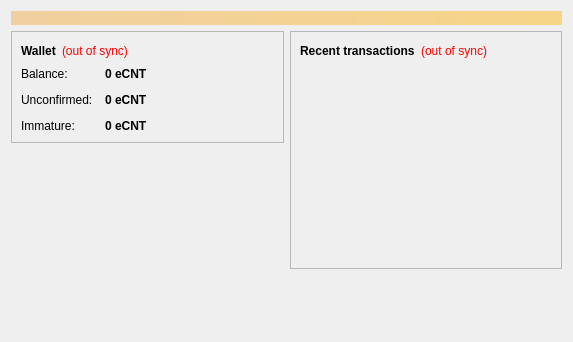
<?xml version="1.0" encoding="UTF-8"?>
<ui version="4.0">
 <class>OverviewPage</class>
 <widget class="QWidget" name="OverviewPage">
  <property name="geometry">
   <rect>
    <x>0</x>
    <y>0</y>
    <width>573</width>
    <height>342</height>
   </rect>
  </property>
  <property name="windowTitle">
   <string>Form</string>
  </property>
  <layout class="QVBoxLayout" name="topLayout">
   <item>
    <widget class="QLabel" name="labelAlerts">
     <property name="visible">
      <bool>false</bool>
     </property>
     <property name="styleSheet">
      <string notr="true">background-color: qlineargradient(x1: 0, y1: 0, x2: 1, y2: 0, stop:0 #F0D0A0, stop:1 #F8D488); color:#000000;</string>
     </property>
     <property name="wordWrap">
      <bool>true</bool>
     </property>
     <property name="margin">
      <number>3</number>
     </property>
    </widget>
   </item>
   <item>
    <layout class="QHBoxLayout" name="horizontalLayout" stretch="1,1">
     <item>
      <layout class="QVBoxLayout" name="verticalLayout_2">
       <item>
        <widget class="QFrame" name="frame">
         <property name="frameShape">
          <enum>QFrame::StyledPanel</enum>
         </property>
         <property name="frameShadow">
          <enum>QFrame::Raised</enum>
         </property>
         <layout class="QVBoxLayout" name="verticalLayout_4">
          <item>
           <layout class="QHBoxLayout" name="horizontalLayout_4">
            <item>
             <widget class="QLabel" name="label_5">
              <property name="font">
               <font>
                <weight>75</weight>
                <bold>true</bold>
               </font>
              </property>
              <property name="text">
               <string>Wallet</string>
              </property>
             </widget>
            </item>
            <item>
             <widget class="QLabel" name="labelWalletStatus">
              <property name="toolTip">
               <string>The displayed information may be out of date. Your wallet automatically synchronizes with the eCent network after a connection is established, but this process has not completed yet.</string>
              </property>
              <property name="styleSheet">
               <string notr="true">QLabel { color: red; }</string>
              </property>
              <property name="text">
               <string notr="true">(out of sync)</string>
              </property>
              <property name="alignment">
               <set>Qt::AlignLeading|Qt::AlignLeft|Qt::AlignVCenter</set>
              </property>
             </widget>
            </item>
            <item>
             <spacer name="horizontalSpacer_2">
              <property name="orientation">
               <enum>Qt::Horizontal</enum>
              </property>
              <property name="sizeHint" stdset="0">
               <size>
                <width>40</width>
                <height>20</height>
               </size>
              </property>
             </spacer>
            </item>
           </layout>
          </item>
          <item>
           <layout class="QFormLayout" name="formLayout_2">
            <property name="fieldGrowthPolicy">
             <enum>QFormLayout::AllNonFixedFieldsGrow</enum>
            </property>
            <property name="horizontalSpacing">
             <number>12</number>
            </property>
            <property name="verticalSpacing">
             <number>12</number>
            </property>
            <item row="0" column="0">
             <widget class="QLabel" name="label">
              <property name="text">
               <string>Balance:</string>
              </property>
             </widget>
            </item>
            <item row="0" column="1">
             <widget class="QLabel" name="labelBalance">
              <property name="font">
               <font>
                <weight>75</weight>
                <bold>true</bold>
               </font>
              </property>
              <property name="cursor">
               <cursorShape>IBeamCursor</cursorShape>
              </property>
              <property name="toolTip">
               <string>Your current balance</string>
              </property>
              <property name="text">
               <string notr="true">0 eCNT</string>
              </property>
              <property name="textInteractionFlags">
               <set>Qt::LinksAccessibleByMouse|Qt::TextSelectableByKeyboard|Qt::TextSelectableByMouse</set>
              </property>
             </widget>
            </item>
            <item row="1" column="0">
             <widget class="QLabel" name="label_3">
              <property name="text">
               <string>Unconfirmed:</string>
              </property>
             </widget>
            </item>
            <item row="1" column="1">
             <widget class="QLabel" name="labelUnconfirmed">
              <property name="font">
               <font>
                <weight>75</weight>
                <bold>true</bold>
               </font>
              </property>
              <property name="cursor">
               <cursorShape>IBeamCursor</cursorShape>
              </property>
              <property name="toolTip">
               <string>Total of transactions that have yet to be confirmed, and do not yet count toward the current balance</string>
              </property>
              <property name="text">
               <string notr="true">0 eCNT</string>
              </property>
              <property name="textInteractionFlags">
               <set>Qt::LinksAccessibleByMouse|Qt::TextSelectableByKeyboard|Qt::TextSelectableByMouse</set>
              </property>
             </widget>
            </item>
            <item row="2" column="0">
             <widget class="QLabel" name="labelImmatureText">
              <property name="text">
               <string>Immature:</string>
              </property>
             </widget>
            </item>
            <item row="2" column="1">
             <widget class="QLabel" name="labelImmature">
              <property name="font">
               <font>
                <weight>75</weight>
                <bold>true</bold>
               </font>
              </property>
              <property name="toolTip">
               <string>Mined balance that has not yet matured</string>
              </property>
              <property name="text">
               <string notr="true">0 eCNT</string>
              </property>
              <property name="textInteractionFlags">
               <set>Qt::LinksAccessibleByMouse|Qt::TextSelectableByKeyboard|Qt::TextSelectableByMouse</set>
              </property>
             </widget>
            </item>
           </layout>
          </item>
         </layout>
        </widget>
       </item>
       <item>
        <spacer name="verticalSpacer">
         <property name="orientation">
          <enum>Qt::Vertical</enum>
         </property>
         <property name="sizeHint" stdset="0">
          <size>
           <width>20</width>
           <height>40</height>
          </size>
         </property>
        </spacer>
       </item>
      </layout>
     </item>
     <item>
      <layout class="QVBoxLayout" name="verticalLayout_3">
       <item>
        <widget class="QFrame" name="frame_2">
         <property name="frameShape">
          <enum>QFrame::StyledPanel</enum>
         </property>
         <property name="frameShadow">
          <enum>QFrame::Raised</enum>
         </property>
         <layout class="QVBoxLayout" name="verticalLayout">
          <item>
           <layout class="QHBoxLayout" name="horizontalLayout_2">
            <item>
             <widget class="QLabel" name="label_4">
              <property name="text">
               <string>&lt;b&gt;Recent transactions&lt;/b&gt;</string>
              </property>
             </widget>
            </item>
            <item>
             <widget class="QLabel" name="labelTransactionsStatus">
              <property name="toolTip">
               <string>The displayed information may be out of date. Your wallet automatically synchronizes with the eCent network after a connection is established, but this process has not completed yet.</string>
              </property>
              <property name="styleSheet">
               <string notr="true">QLabel { color: red; }</string>
              </property>
              <property name="text">
               <string notr="true">(out of sync)</string>
              </property>
              <property name="alignment">
               <set>Qt::AlignRight|Qt::AlignTrailing|Qt::AlignVCenter</set>
              </property>
             </widget>
            </item>
            <item>
             <spacer name="horizontalSpacer">
              <property name="orientation">
               <enum>Qt::Horizontal</enum>
              </property>
              <property name="sizeHint" stdset="0">
               <size>
                <width>40</width>
                <height>20</height>
               </size>
              </property>
             </spacer>
            </item>
           </layout>
          </item>
          <item>
           <widget class="QListView" name="listTransactions">
            <property name="styleSheet">
             <string notr="true">QListView { background: transparent; }</string>
            </property>
            <property name="frameShape">
             <enum>QFrame::NoFrame</enum>
            </property>
            <property name="verticalScrollBarPolicy">
             <enum>Qt::ScrollBarAlwaysOff</enum>
            </property>
            <property name="horizontalScrollBarPolicy">
             <enum>Qt::ScrollBarAlwaysOff</enum>
            </property>
            <property name="selectionMode">
             <enum>QAbstractItemView::NoSelection</enum>
            </property>
           </widget>
          </item>
         </layout>
        </widget>
       </item>
       <item>
        <spacer name="verticalSpacer_2">
         <property name="orientation">
          <enum>Qt::Vertical</enum>
         </property>
         <property name="sizeHint" stdset="0">
          <size>
           <width>20</width>
           <height>40</height>
          </size>
         </property>
        </spacer>
       </item>
      </layout>
     </item>
    </layout>
   </item>
  </layout>
 </widget>
 <resources/>
 <connections/>
</ui>
